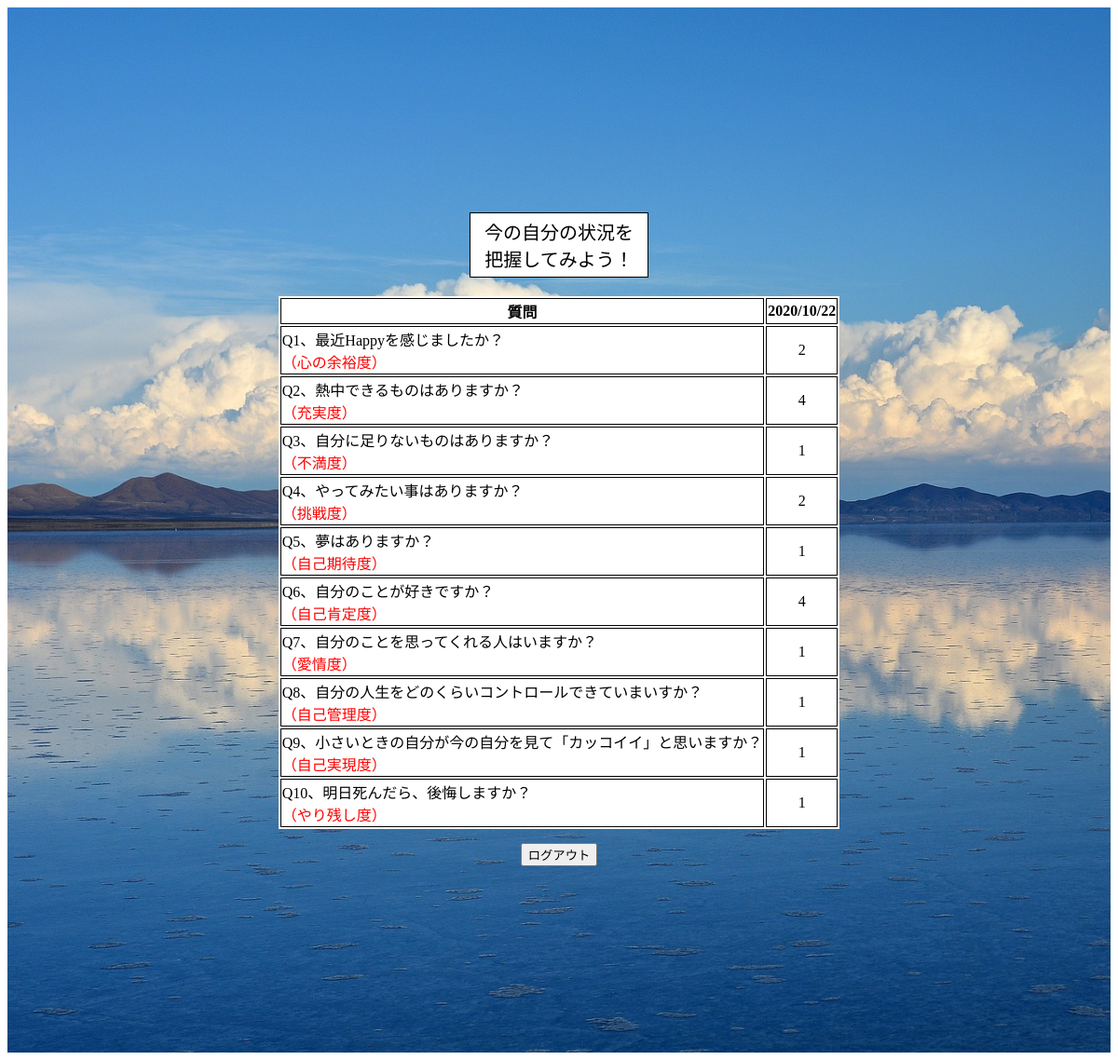
Page /n_dbtest (signed in) on the earlier database version.
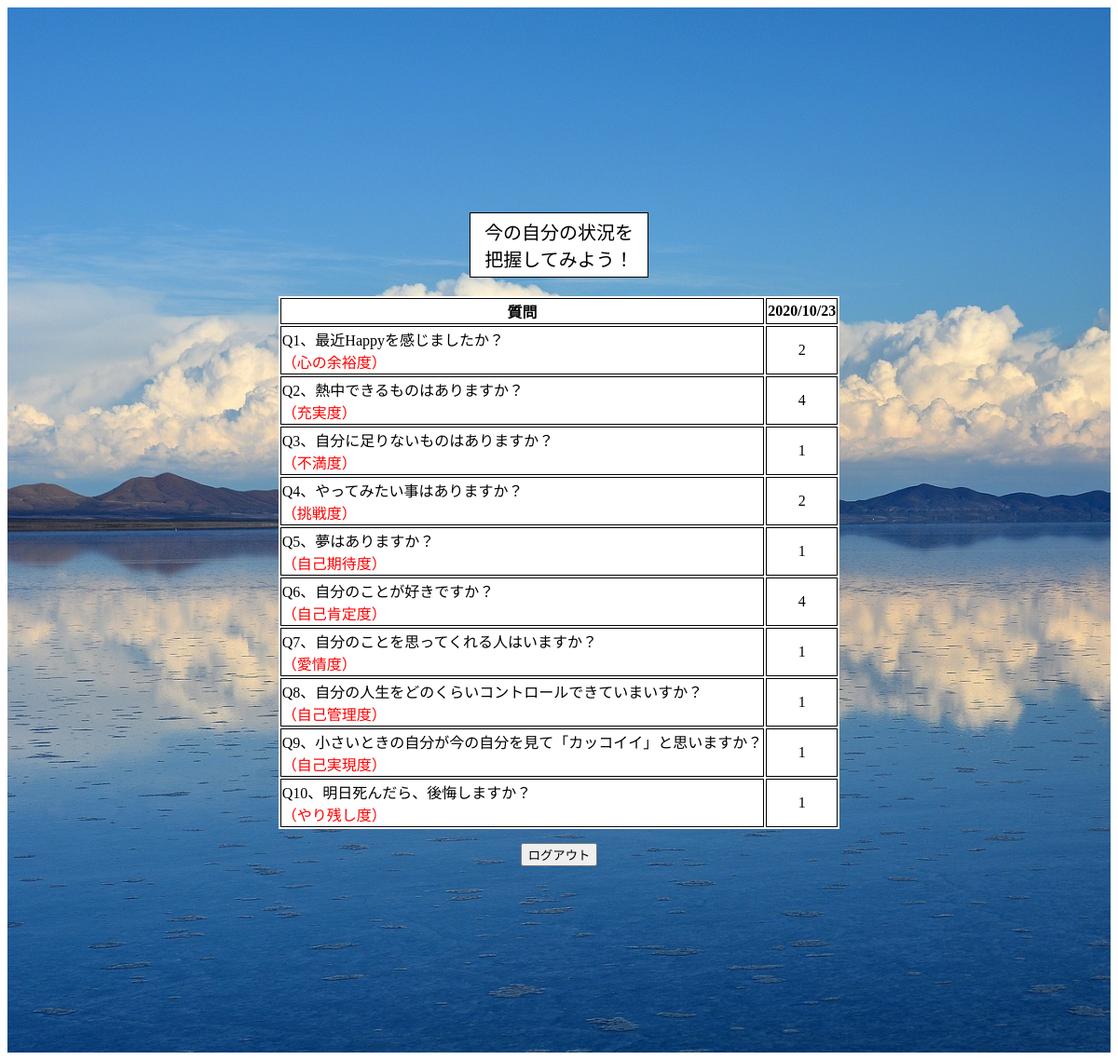
Same page on the later database version.
### tables this page shows
CREATE TABLE "question" (
	"id"	INTEGER,
	"user_id"	INTEGER,
	"question_id"	INTEGER,
	"anser"	INTEGER,
	"date"	INTEGER,
	PRIMARY KEY("id" AUTOINCREMENT)
);

### app.py (the view)
@app.route("/n_dbtest")
def n_dbtest():
    user_id=session['user_id']
    conn = sqlite3.connect("hitoiki.db")
    c = conn.cursor()
    c.execute("select anser  from question where question_id = 1")
    n_list1 = c.fetchone()
    print(n_list1)
    c.execute("select anser  from question where question_id = 2")
    n_list2 = c.fetchone()
    print(n_list2)
    c.execute("select anser  from question where question_id = 3")
    n_list3 = c.fetchone()
    c.execute("select anser  from question where question_id = 4")
    n_list4 = c.fetchone()
    c.execute("select anser  from question where question_id = 5")
    n_list5 = c.fetchone()
    c.execute("select anser  from question where question_id = 6")
    n_list6 = c.fetchone()
    c.execute("select anser  from question where question_id = 7")
    n_list7 = c.fetchone()
    c.execute("select anser  from question where question_id = 8")
    n_list8 = c.fetchone()
    c.execute("select anser  from question where question_id = 9")
    n_list9 = c.fetchone()
    c.execute("select anser  from question where question_id = 10")
    n_list10 = c.fetchone()
    c.execute("select date  from question where question_id = 1 order by id desc")
    n_time = c.fetchone()
    print(n_time)
    c.close()
    return render_template("n_result.html",n_list1=n_list1, n_list2=n_list2, n_list3=n_list3 ,n_list4=n_list4, n_list5=n_list5, n_list6=n_list6, n_list7=n_list7, n_list8=n_list8,n_list9=n_list9, n_list10=n_list10, n_time=n_time)

### templates/n_result.html
{% extends 'base.html' %}
{% block content %}
<div class="container no_padding">
    <p class="result_title">今の自分の状況を<br>把握してみよう！</p>
    <form action="/result">
        <table>
            <tr>
                <th>質問</th>
                <th>{{n_time[0]}}</th>
            </tr>
            <tr>
                <td class="result_q">Q1、最近Happyを感じましたか？<br><span class="comment">（心の余裕度）</span></td>
                <td>{{n_list1[0]}}</td>
            </tr>
            <tr>
                <td class="result_q">Q2、熱中できるものはありますか？<br><span class="comment">（充実度）</span></td>
                <td>{{n_list2[0]}}</td>
            </tr>
            <tr>
                <td class="result_q">Q3、自分に足りないものはありますか？<br><span class="comment">（不満度）</span></td>
                <td>{{n_list3[0]}}</td>
            </tr>
            <tr>
                <td class="result_q">Q4、やってみたい事はありますか？<br><span class="comment">（挑戦度）</span></td>
                <td>{{n_list4[0]}}</td>
            </tr>
            <tr>
                <td class="result_q">Q5、夢はありますか？<br><span class="comment">（自己期待度）</span></td>
                <td>{{n_list5[0]}}</td>
            </tr>
            <tr>
                <td class="result_q">Q6、自分のことが好きですか？<br><span class="comment">（自己肯定度）</span></td>
                <td>{{n_list6[0]}}</td>
            </tr>
            <tr>
                <td class="result_q">Q7、自分のことを思ってくれる人はいますか？<br><span class="comment">（愛情度）</span></td>
                <td>{{n_list7[0]}}</td>
            </tr>
            <tr>
                <td class="result_q">Q8、自分の人生をどのくらいコントロールできていまいすか？<br><span class="comment">（自己管理度）</span></td>
                <td>{{n_list8[0]}}</td>
            </tr>
            <tr>
                <td class="result_q">Q9、小さいときの自分が今の自分を見て「カッコイイ」と思いますか？<br><span class="comment">（自己実現度）</span></td>
                <td>{{n_list9[0]}}</td>
            </tr>
            <tr>
                <td class="result_q">Q10、明日死んだら、後悔しますか？<br><span class="comment">（やり残し度）</span></td>
                <td>{{n_list10[0]}}</td>
            </tr>
        </table>
    </form>
    <input type="button" class="logout_btn" value="ログアウト" onclick="location.href='/logout'">
</div>
{% endblock %}

### templates/base.html (shortened to what this page needs)
<!DOCTYPE html>
<html lang="en">
<head>
    <link rel="stylesheet" href="../static/css/style.css" media="screen and ( min-width:769px )">
    <link rel="stylesheet" href="../static/css/style_sp.css" media="screen and ( max-width:768px )">
</head>
<body>
    {% block content %}
    {% endblock %}
</body>
</html>

### static/css/style.css (style rules this page uses)
.container { padding: 200px; text-align: center; background-size: contain; background-size: cover; background-repeat: repeat-y; background-image: url("../images/bolivia-1802042_1920.jpg"); }
.login_btn,.regist_btn,.first_btn,.logout_btn { text-align: center; margin-top: 15px; }
table { margin: 0 auto; background-color: white; }
table th, table td { text-align: center; border: 1px solid black; }
.result_q { text-align: left; }
.result_title { margin-bottom: 20px; display: inline-block; background-color: white; border: 1px solid black; font-size: 20px; padding: 5px 15px; }
.comment { color: red; }

### static/css/style_sp.css (style rules this page uses)
.container { padding: 20px; text-align: center; background-size: cover; background-repeat: repeat-y; background-image: url("../images/bolivia-1802042_1920.jpg"); margin-top: 150px; }
.no_padding { margin-top: 10px; }
.login_btn,.regist_btn,.first_btn,.logout_btn { text-align: center; margin-top: 15px; }
table { margin: 0 auto; background-color: white; }
table th { text-align: center; border: 1px solid black; font-size: 10px; }
table td { text-align: center; border: 1px solid black; }
.result_q { text-align: left; }
.result_title { margin-bottom: 20px; display: inline-block; background-color: white; border: 1px solid black; font-size: 20px; padding: 5px 15px; }
.comment { color: red; }

Differences in the rows shown:
no longer on this page (row unchanged): question: date "2020/10/22"
added question: date "2020/10/23"
